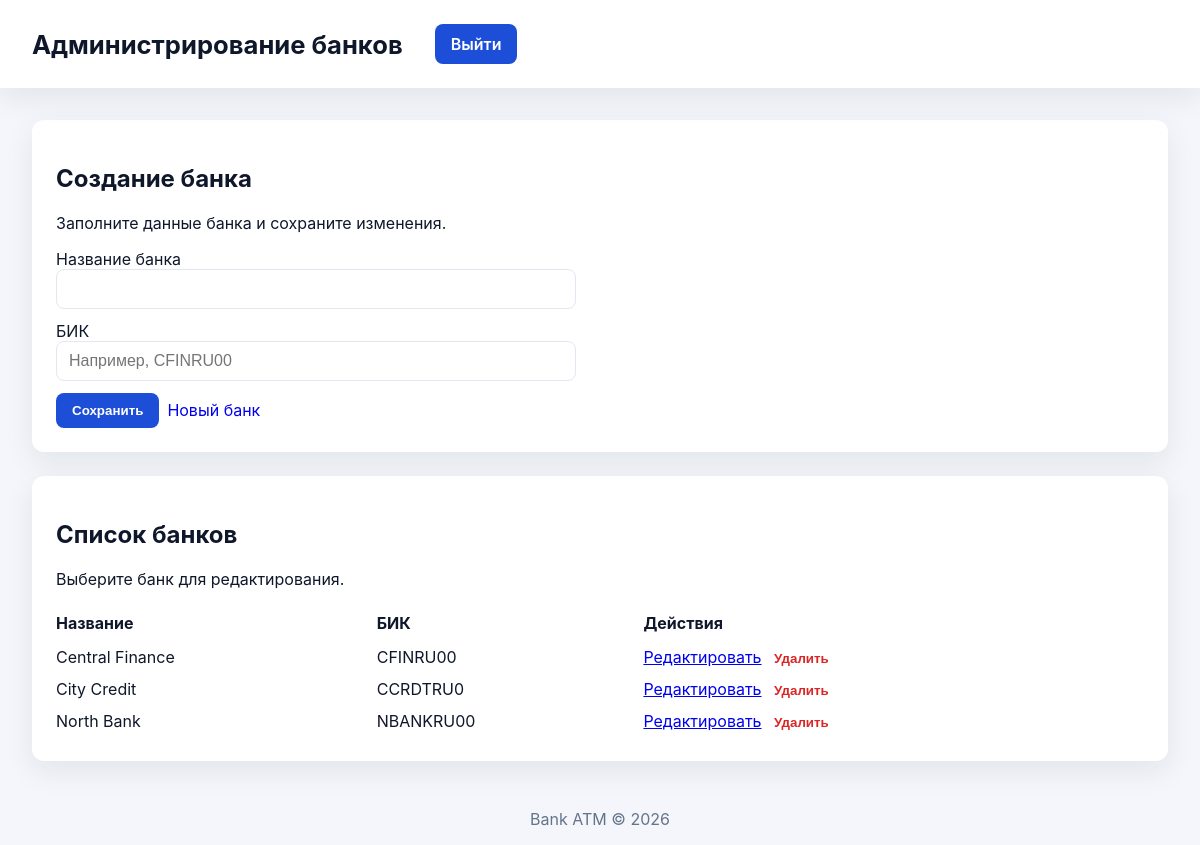
Page /site/banks.php (signed in) on the committed database.
### tables this page shows
CREATE TABLE banks (
  id BIGINT UNSIGNED AUTO_INCREMENT PRIMARY KEY,
  name VARCHAR(255) NOT NULL,
  bic VARCHAR(20) NULL,
  created_at DATETIME NOT NULL DEFAULT CURRENT_TIMESTAMP,
  updated_at DATETIME NULL,
  UNIQUE KEY ux_banks_bic (bic),
  KEY idx_banks_name (name)
);

### includes/db.php (called while the page is built, shortened)
<?php
function db(): PDO
{
    static $pdo = null;
    $host = getenv('DB_HOST') ?: '127.0.0.1';
    $name = getenv('DB_NAME') ?: 'bank_atm';
    $user = getenv('DB_USER') ?: 'bank_user';
    $pass = getenv('DB_PASS') ?: 'bank_pass';
    $charset = getenv('DB_CHARSET') ?: 'utf8mb4';
    $dsn = sprintf('mysql:host=%s;dbname=%s;charset=%s', $host, $name, $charset);
    $options = [
        PDO::ATTR_ERRMODE => PDO::ERRMODE_EXCEPTION,
        PDO::ATTR_DEFAULT_FETCH_MODE => PDO::FETCH_ASSOC,
        PDO::ATTR_EMULATE_PREPARES => false,
    ];
    try {
        $pdo = new PDO($dsn, $user, $pass, $options);
    } catch (PDOException $exception) {
        error_log('Database connection error: ' . $exception->getMessage());
        throw new RuntimeException('Database connection failed.');
    }
    return $pdo;
}

### site/banks.php (the view, shortened to what this page needs)
<?php
require_once __DIR__ . '/../includes/db.php';
require_once __DIR__ . '/../includes/helpers.php';
$bank = [
    'id' => null,
    'name' => '',
    'bic' => '',
];
$banksStmt = db()->query('SELECT id, name, bic FROM banks ORDER BY name');
$banks = $banksStmt->fetchAll();
?>
<section class="card">
  <h2><?= $bank['id'] ? 'Редактирование банка' : 'Создание банка' ?></h2>
  <p>Заполните данные банка и сохраните изменения.</p>
  <form id="bank-form" method="post" action="/site/banks.php" style="display: grid; gap: 12px; max-width: 520px;">
    <label>
      Название банка
      <input type="text" name="name" value="<?= sanitize($bank['name']) ?>" maxlength="255" required>
    </label>
    <label>
      БИК
      <input type="text" name="bic" value="<?= sanitize($bank['bic']) ?>" maxlength="20" placeholder="Например, CFINRU00">
    </label>
    <div style="display: flex; gap: 8px;">
      <button type="submit">Сохранить</button>
      <a href="/site/banks.php" class="button" style="text-decoration: none; display: inline-flex; align-items: center;">Новый банк</a>
    </div>
  </form>
</section>
<section class="card" style="margin-top: 24px;">
  <h2>Список банков</h2>
  <p>Выберите банк для редактирования.</p>
  <?php if (empty($banks)) : ?>
    <p>Банки не найдены.</p>
  <?php else : ?>
    <div style="overflow-x: auto;">
      <table style="width: 100%; border-collapse: collapse;">
        <thead>
          <tr>
            <th style="text-align: left; padding: 8px 0;">Название</th>
            <th style="text-align: left; padding: 8px 0;">БИК</th>
            <th style="text-align: left; padding: 8px 0;">Действия</th>
          </tr>
        </thead>
        <tbody>
          <?php foreach ($banks as $row) : ?>
            <tr>
              <td style="padding: 6px 0;"><?= sanitize($row['name']) ?></td>
              <td style="padding: 6px 0;"><?= sanitize($row['bic'] ?? '—') ?></td>
              <td style="padding: 6px 0;">
                <a href="/site/banks.php?edit=1&id=<?= (int) $row['id'] ?>">Редактировать</a>
                <form method="post" action="/site/banks.php" style="display: inline; margin-left: 8px;" onsubmit="return confirm('Удалить банк?');">
                  <button type="submit" class="link-button">Удалить</button>
                </form>
              </td>
            </tr>
          <?php endforeach; ?>
        </tbody>
      </table>
    </div>
  <?php endif; ?>
</section>

### assets/style.css (style rules this page uses)
:root { color-scheme: light; --color-bg: #f4f6fb; --color-surface: #ffffff; --color-primary: #1d4ed8; --color-primary-dark: #1e40af; --color-text: #0f172a; --color-muted: #64748b; --color-success: #16a34a; --color-warning: #d97706; --color-danger: #dc2626; --radius: 12px; --shadow: 0 10px 30px rgba(15, 23, 42, 0.08); }
* { box-sizing: border-box; }
body { margin: 0; font-family: "Inter", "Segoe UI", sans-serif; background: var(--color-bg); color: var(--color-text); }
button, .btn { background: var(--color-primary); border: none; color: #ffffff; padding: 10px 16px; border-radius: 8px; cursor: pointer; font-weight: 600; transition: background 0.2s ease; }
.link-button { background: transparent; border: none; color: var(--color-danger); padding: 0; cursor: pointer; font-weight: 600; }
input, select, textarea { width: 100%; padding: 10px 12px; border-radius: 8px; border: 1px solid #e2e8f0; font-size: 1rem; }
.card { background: var(--color-surface); border-radius: var(--radius); padding: 24px; box-shadow: var(--shadow); }

### rows in the picture
banks: name "Central Finance", bic "CFINRU00"
banks: name "City Credit", bic "CCRDTRU0"
banks: name "North Bank", bic "NBANKRU00"

### other values in the picture
$title "Администрирование банков"
